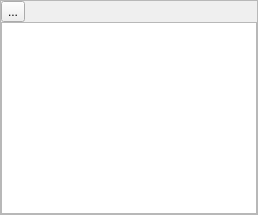
  <widget class="QDockWidget" name="dockWidget_3">
   <property name="windowTitle">
    <string>日志输出</string>
   </property>
   <attribute name="dockWidgetArea">
    <number>4</number>
   </attribute>
   <widget class="QWidget" name="dockWidgetContents_2">
    <layout class="QVBoxLayout" name="verticalLayout_5">
     <property name="spacing">
      <number>0</number>
     </property>
     <property name="leftMargin">
      <number>0</number>
     </property>
     <property name="topMargin">
      <number>0</number>
     </property>
     <property name="rightMargin">
      <number>0</number>
     </property>
     <property name="bottomMargin">
      <number>0</number>
     </property>
     <item>
      <widget class="QFrame" name="frame_spectrum_log">
       <property name="frameShape">
        <enum>QFrame::StyledPanel</enum>
       </property>
       <property name="frameShadow">
        <enum>QFrame::Raised</enum>
       </property>
       <layout class="QVBoxLayout" name="verticalLayout_9">
        <property name="spacing">
         <number>0</number>
        </property>
        <property name="leftMargin">
         <number>0</number>
        </property>
        <property name="topMargin">
         <number>0</number>
        </property>
        <property name="rightMargin">
         <number>0</number>
        </property>
        <property name="bottomMargin">
         <number>0</number>
        </property>
        <item>
         <widget class="QToolButton" name="toolButton">
          <property name="text">
           <string>...</string>
          </property>
          <property name="icon">
           <iconset resource="resource/images.qrc">
            <normaloff>:/images/broom.png</normaloff>:/images/broom.png</iconset>
          </property>
         </widget>
        </item>
        <item>
         <widget class="QTextBrowser" name="textBrowser_log"/>
        </item>
       </layout>
      </widget>
     </item>
    </layout>
   </widget>
  </widget>
